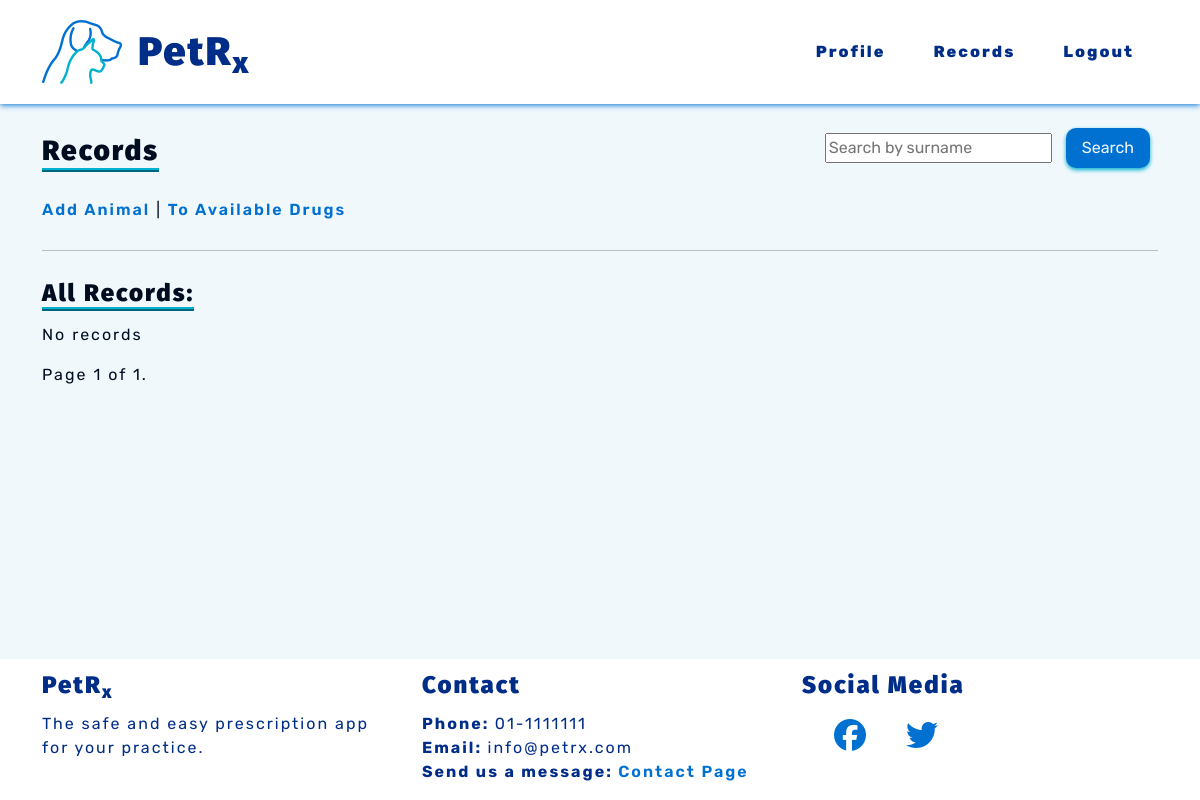
Page /records/records/ (signed in) on the earlier database version.
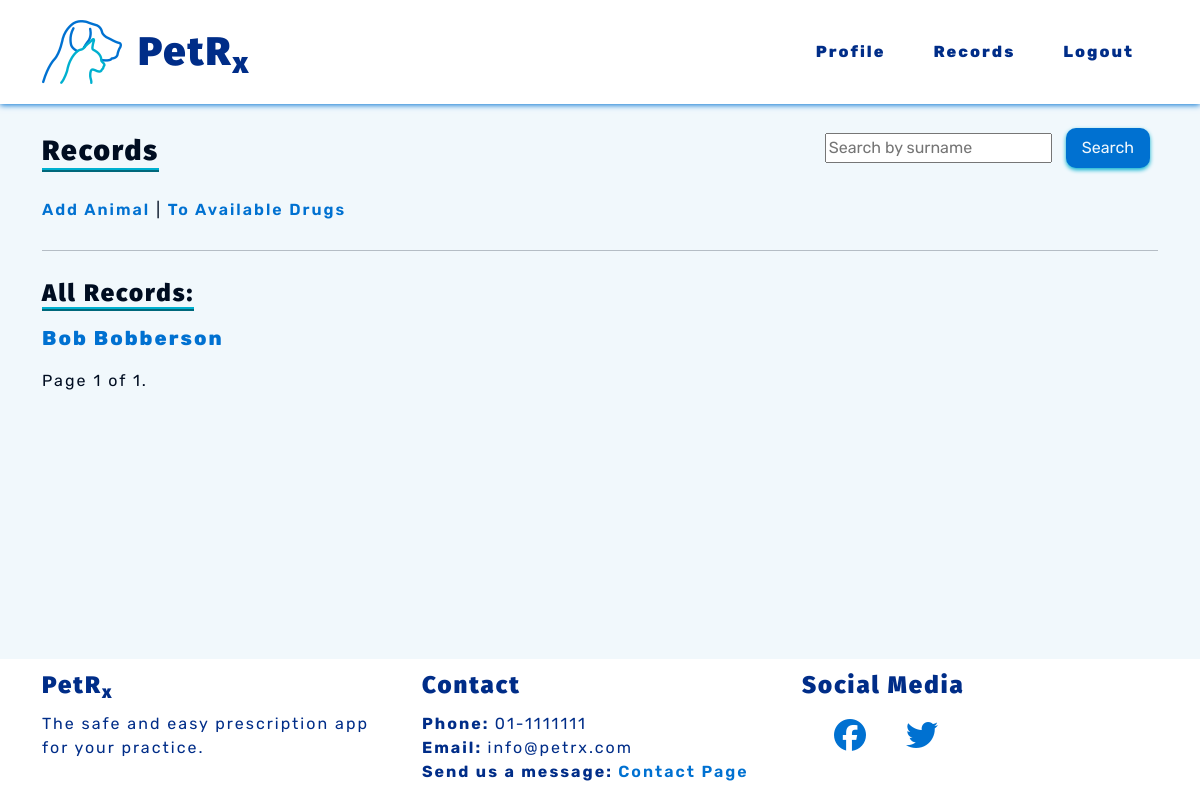
Same page on the later database version.
### records/models.py (models this page shows)
class Record(models.Model):
    name = models.CharField(max_length=50)
    surname = models.CharField(max_length=50)
    date_of_birth = models.DateField()
    species = models.CharField(choices=SPECIES, max_length=10)
    breed = models.CharField(max_length=50)
    sex = models.CharField(choices=SEX, max_length=10)
    weight = models.DecimalField(max_digits=5, decimal_places=2)
    note = models.CharField(max_length=300, blank=True)
    def __str__(self):
        return self.name + " " + self.surname
    class Meta:
        ordering = ['surname']
        unique_together = [
            'name',
            'surname',
            'date_of_birth',
            'species',
            'sex']

### petrx/decorators.py (the view)
    def wrapper(request, *args, **kwargs):
        if request.user.is_authenticated:
            if request.user.is_active:
                return function(request, *args, **kwargs)
            else:
                return render(request, 'vetprofiles/restricted.html')
        else:
            return redirect('vetprofiles:login')

### records/views.py (called while the page is built)
@vet_login_and_active
def records(request):
    record_list = Record.objects.all()
    paginator = Paginator(record_list, 10)
    page_number = request.GET.get('page')
    page_obj = paginator.get_page(page_number)
    context = {
        'record_list': record_list,
        'page_obj': page_obj
        }
    return render(request, 'records/records.html', context)

### records/templates/records/records.html (shortened to what this page needs)
{% extends 'base.html' %}
{% block content %}
<section>
    <div class="row">
        <div class="col-sm-6">
            <h3 class="subheadings">Records</h3>
            <br>
            <div class="link-space">
                <a class="pet-links" href="{% url 'records:add_animal' %}" aria-label="Add an">Add Animal</a>
                <span>|</span>
                <a class="pet-links" href="{% url 'prescriptions:drugs' %}" aria-label="Go to available drugs">To
                    Available Drugs</a>
            </div>
        </div>
        <div class="col-sm-6">
            <form method="GET" class="float-end" action="{% url 'records:record_search' %}">
                <input type="text" list="animals" name="query" placeholder="Search by surname" aria-label="Search">
                <button type="submit" class="pet-btns sm-btns" aria-label="Search">Search</button>
            </form>
        </div>
    </div>
</section>
<hr>
<section>
    <h4 class="subheadings">All Records:</h4>
    {% if page_obj %}
    {% for record in page_obj %}
    <p><a class="pet-links bg-links" href="{% url 'records:animal_profile' animal_id=record.id %}"
            aria-label="Go to record">{{ record }}</a></p>
    {% endfor %}
    {% else %}
    <p>No records</p>
    {% endif %}
    <div class="pagination">
        <span class="step-links">
            <span class="current">
                Page {{ page_obj.number }} of {{ page_obj.paginator.num_pages }}.
            </span>
        </span>
    </div>
</section>
{% endblock %}

Differences in the rows shown:
added Record: name+surname "Bob Bobberson"
Other differences:
text no longer shown: "No records"
